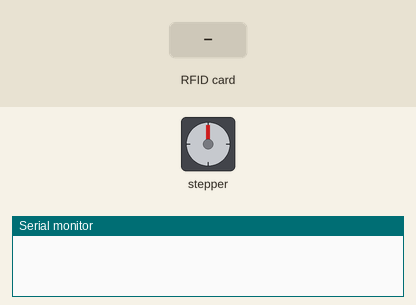
A sketch run on a simulated Arduino Uno, built with avr-gcc and run on an emulated ATmega328P. On the bench: stepper motor, the last lines printed to the serial monitor. The inputs (shaded band) are chosen by the test bench. Stepper angles assume 2048 steps per turn.

Above: at 1.2 s.
1.3 s: RFID card 4E 21 57 6D held to the reader
At 1.8 s:
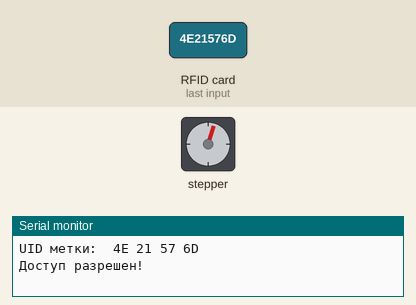
At 4.6 s:
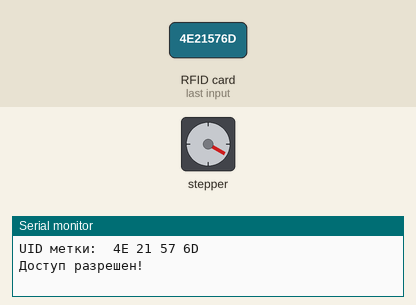
Timing chart, 0 to 11.8 s (numbered marks = the images above; inputs shaded):
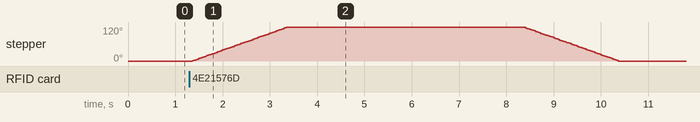

The sketch:

MOTORRFID.ino
```cpp
#include <SPI.h>
#include <MFRC522.h>
#include <Stepper.h>

//РФИД
#define RST_PIN 9
#define SS_PIN 10

//ПЬЕЗОЗУМЕР
const int buzzerPin = 8;

//ШАГОВЫЙ
#define IN1 2
#define IN2 3
#define IN3 4
#define IN4 5
const int STEPS_PER_REVOLUTION = 2048; // Полный оборот (в полушаговом режиме)
const float DEGREES_PER_STEP = 360.0 / STEPS_PER_REVOLUTION; // ≈ 0.17578°
const int STEPS_FOR_50_DEGREES = round(120 / DEGREES_PER_STEP); // ≈ 284 шага
Stepper myStepper(STEPS_PER_REVOLUTION, IN1, IN3, IN2, IN4); // Порядок пинов важен!

MFRC522 mfrc522(SS_PIN, RST_PIN);

byte authorizedUid[] = {0x4E, 0x21, 0x57, 0x6D};

void setup() {
  Serial.begin(9600);
  SPI.begin();
  mfrc522.PCD_Init();
  myStepper.setSpeed(10); // Скорость вращения (оборотов в минуту)

}

void loop() {
  // Проверка новой метки
  if (!mfrc522.PICC_IsNewCardPresent()) {
    return;
  }

  // Считывание метки
  if (!mfrc522.PICC_ReadCardSerial()) {
    return;
  }

  // Вывод информации о метке
  Serial.print("UID метки: ");
  dumpByteArray(mfrc522.uid.uidByte, mfrc522.uid.size);
  Serial.println();

  bool isMatch = true;
  for (byte i = 0; i < mfrc522.uid.size; i++) {
    if (mfrc522.uid.uidByte[i] != authorizedUid[i]) {
      isMatch = false;
      break;
    }
  }

  if (isMatch) {
    Serial.println("Доступ разрешен!");
    tone(1500, 100);
    delay(50);
    tone(2000, 100);
    myStepper.step(STEPS_FOR_50_DEGREES);
  delay(5000);
  myStepper.step(0-STEPS_FOR_50_DEGREES);
  } else {
    Serial.println("Доступ запрещен!");
    tone(300, 300);
  }


  // Остановка работы с меткой
  mfrc522.PICC_HaltA();
  }


  void dumpByteArray(byte *buffer, byte bufferSize) {
    for (byte i = 0; i < bufferSize; i++) {
      Serial.print(buffer[i] < 0x10 ? " 0" : " ");
      Serial.print(buffer[i], HEX);
  }
}
```

Measured:
- after the input at 1.3 s, stepper: turns 120° clockwise in 2.0 s, then 120° counter-clockwise in 2.0 s
